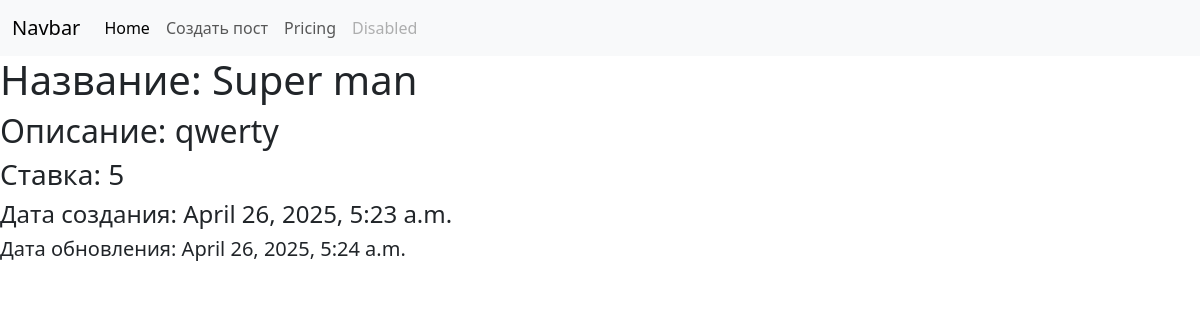
The page /post_list/1/ on the database as committed earlier.
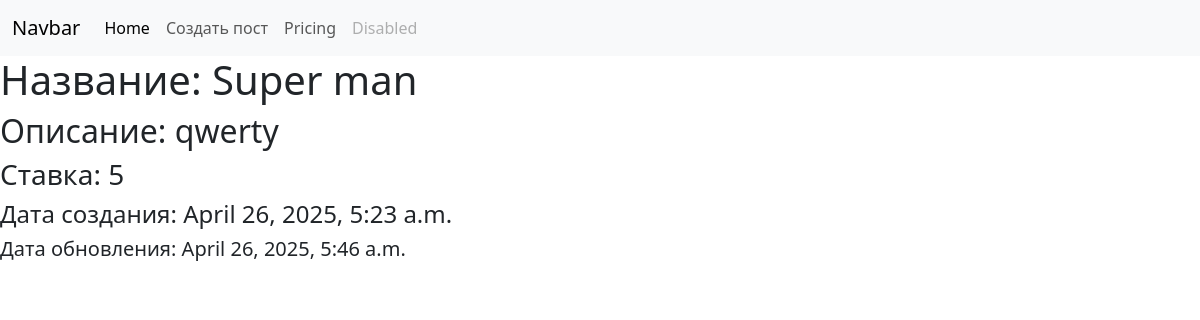
The same page on the database as committed later.
### library/models.py (models this page shows, shortened)
class Post(models.Model):
    image = models.ImageField(upload_to='images/', null=True, blank=True)
    title = models.CharField(max_length=200)
    content = models.TextField()
    rate = models.PositiveIntegerField(max_length=5)
    created_at = models.DateTimeField(auto_now_add=True)
    updated_at = models.DateTimeField(auto_now=True)
    category = models.ForeignKey(Category, on_delete=models.CASCADE, related_name='category', null=True, blank=True)
    tags = models.ManyToManyField(Tag, blank=True, related_name='tags', null=True)
    class Meta:
        verbose_name = 'Пост'
        verbose_name_plural ='Пост'

### library/views.py (the view)
# urls.py: path('post_list/<int:id>/', views.post_detail_view),
def post_detail_view(request, id):
    if request.method == "GET":
       post = Post.objects.get(id=id)
       return render(request, 'posts/post_detail.html', {'post': post})

### templates/posts/post_detail.html
{% extends 'components/navbar.html' %}
{% load static %}
{% block content %}
<h1>Название: {{post.title}}</h1>
<h2>Описание: {{post.content}}</h2>
<h3>Ставка: {{post.rate}}</h3>
<h4>Дата создания: {{post.created_at}}</h4>
<h5>Дата обновления: {{post.updated_at}}</h5>
{% endblock%}

Rows that differ between the two databases and show on the page:
changed Post "Super man": updated_at "April 26, 2025, 5:24 a.m." → "April 26, 2025, 5:46 a.m."
